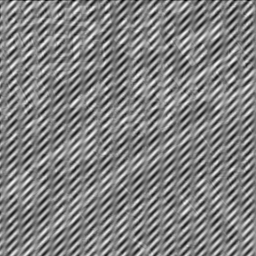
%> input picture lab2/images/freqdist.png, 256 x 256 px
$ octave es14.m   (GNU Octave 9; MATLAB toolbox functions it lacks are replaced by stand-ins)
%> lines starting %> are read from the running program, lines starting %| are printed output that depends on the picture
### lab2/notchFilter.m
% Create a notch mask
%
% s        Size [sy sx] of the mask
% c        Centre [cy cx] of the mask
% gaussian If 1, gaussian notch, otherwise binary circular notch
% sigma    Sigma for gaussian (or radius for circular) notch

function N = notchFilter(s, c, gaussian, sigma)

if nargin < 4
    sigma = 3;
end
if nargin < 3
    gaussian = 0;
end

% create first notch
[X,Y] = meshgrid(1:s(2),1:s(1));
if gaussian
    N1 = gaussian2(X, Y, sigma, c);
else
    N1 = circularMask(s, sigma, fliplr(c), 0, 0);
end

% center if the spectrum has even size
k = [1 1] - mod(s, 2);
c = c - k;

% create second notch, specular to N1
N2 = zeros(s);
N2(1+k(1):s(1),1+k(2):s(2)) = N1(s(1):-1:1+k(1),s(2):-1:1+k(2));

% add and normalise
N = N1 + N2;
N = N / max(N(:));
N = ones(s) - N;

### lab2/gaussian2.m
% Generate normalised gaussian weights
%
% x      X coordinates
% y      Y coordinates
% sigma  standard deviation (symmetric)
% mu     mean [mux muy]

function g = gaussian2(x, y, sigma, mu)
if nargin < 4
    mu = [0 0];
end
g = 1/(2*pi*sigma^2) .* exp(-((x-mu(1)).^2+(y-mu(2)).^2)/(2*sigma^2));
g = g / sum(sum(g)); % normalise

### lab2/es14.m
% read image and get its spectrum
I = double(imread('images/freqdist.png'));
%> I: size 256x256 double; min 4, max 247, mean 129.5; mean of the top-left, top-right, bottom-left and bottom-right quarters 129.9, 131, 129.4, 127.5
S = fftshift(fft2(I));

% noisy frequencies
f1 = [92 101];
f2 = [109 101];

% build a notch mask for the two frequencies
sigma = 5;
s = size(S);
%> s = [256 256]
gauss = 1;
mask = min(notchFilter(s, f1, gauss, sigma), notchFilter(s, f2, gauss, sigma));
%> in notchFilter, `N2(1+k(1):s(1),1+k(2):s(2)) = N1(s(1):-1:1+k(1),s(2):-1:1+k(2));`:
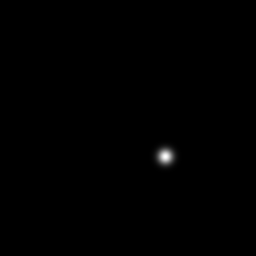
%> N2: size 256x256 double; min 0, max 0.00637, mean 1.53e-05; drawn with min black and max white

% get filtered image
FI = uint8(ifft2(ifftshift(S .* mask)));
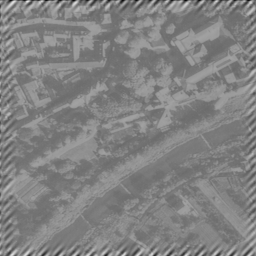
%> FI: size 256x256 uint8; min 8, max 230, mean 129.5

% show result (equalise to see details better)
imagesc(histeq(FI));
axis image; axis off; colormap gray;
%> after `colormap gray`:
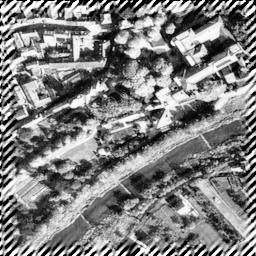
%> displayed picture: size 256x256x3, on the screen's scale of 0 to 255; min 0, max 255, mean 128.2
